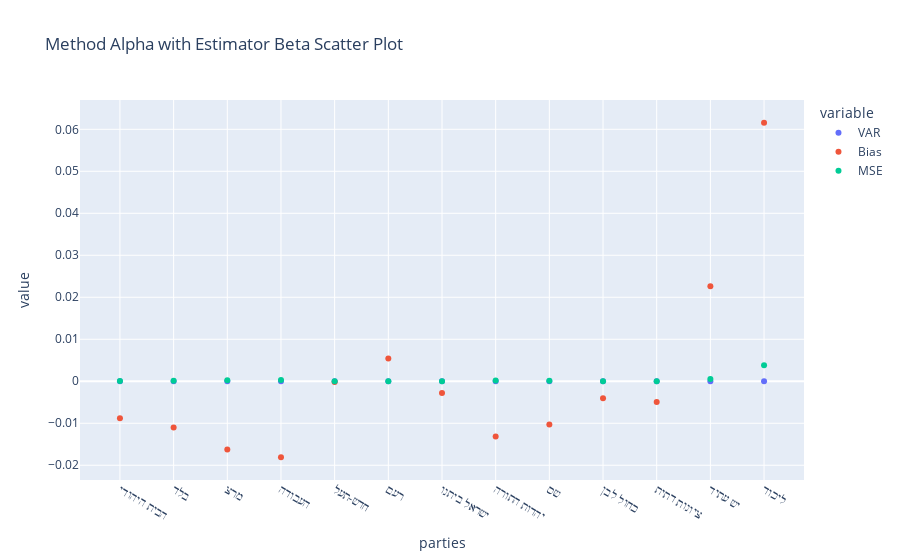

Write notebook code for a chart like this one.
### Markdown cell above
Looking at the tabels and the method Alpha with estimator Alpha scatter graph, we can see that the VAR and MSE are at almost complete 0, as they are for all methods and estimaors. For the bigger parties, the Bias is negative which means this method and estimator combination would not benfit them. The smaller parties would mostly benfit from it.

### Code cell
fig = px.scatter(method_1_estimator_2_df.iloc[0:,1:],labels ={'index' : 'parties'} , title = "Method Alpha with Estimator Beta Scatter Plot")
fig.show()

### Figure 1 — Plotly figure (JSON) as saved in the notebook; plotly's stock layout.template omitted (floating-point values rounded to 4 significant figures)
{"data": [{"hovertemplate": "variable=VAR<br>parties=%{x}<br>value=%{y}<extra></extra>", "legendgroup": "VAR", "marker": {"color": "#636efa", "symbol": "circle"}, "mode": "markers", "name": "VAR", "orientation": "v", "showlegend": true, "type": "scatter", "x": ["הבית היהודי", "בלד", "מרצ", "העבודה", "חדש-תעל", "רעם", "ישראל ביתנו", "יהדות התורה", "שס", "כחול לבן", "ציונות דתית", "יש עתיד", "ליכוד"], "xaxis": "x", "y": [7.441e-10, 4.419e-09, 2.66e-09, 3.689e-09, 6.746e-09, 5.74e-09, 8.438e-09, 5.413e-09, 4.43e-09, 9.439e-09, 6.276e-09, 8.563e-09, 1.827e-08], "yaxis": "y"}, {"hovertemplate": "variable=Bias<br>parties=%{x}<br>value=%{y}<extra></extra>", "legendgroup": "Bias", "marker": {"color": "#EF553B", "symbol": "circle"}, "mode": "markers", "name": "Bias", "orientation": "v", "showlegend": true, "type": "scatter", "x": ["הבית היהודי", "בלד", "מרצ", "העבודה", "חדש-תעל", "רעם", "ישראל ביתנו", "יהדות התורה", "שס", "כחול לבן", "ציונות דתית", "יש עתיד", "ליכוד"], "xaxis": "x", "y": [-0.00882, -0.01101, -0.01624, -0.01809, -0.0001778, 0.005446, -0.002807, -0.01318, -0.01032, -0.004063, -0.004932, 0.02264, 0.06156], "yaxis": "y"}, {"hovertemplate": "variable=MSE<br>parties=%{x}<br>value=%{y}<extra></extra>", "legendgroup": "MSE", "marker": {"color": "#00cc96", "symbol": "circle"}, "mode": "markers", "name": "MSE", "orientation": "v", "showlegend": true, "type": "scatter", "x": ["הבית היהודי", "בלד", "מרצ", "העבודה", "חדש-תעל", "רעם", "ישראל ביתנו", "יהדות התורה", "שס", "כחול לבן", "ציונות דתית", "יש עתיד", "ליכוד"], "xaxis": "x", "y": [7.78e-05, 0.0001212, 0.0002639, 0.0003273, 3.835e-08, 2.966e-05, 7.89e-06, 0.0001736, 0.0001065, 1.652e-05, 2.433e-05, 0.0005124, 0.003789], "yaxis": "y"}], "layout": {"legend": {"title": {"text": "variable"}, "tracegroupgap": 0}, "title": {"text": "Method Alpha with Estimator Beta Scatter Plot"}, "xaxis": {"anchor": "y", "domain": [0, 1], "title": {"text": "parties"}}, "yaxis": {"anchor": "x", "domain": [0, 1], "title": {"text": "value"}}}}
